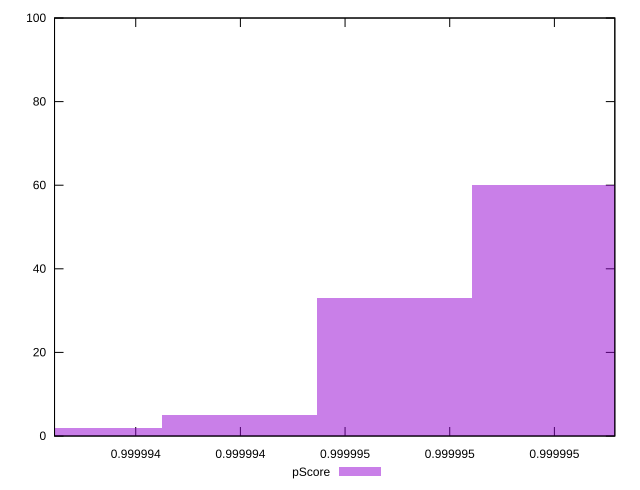

Recreate this plot in gnuplot.
reset

$pScore <<EOF
0.9999941025766987 2
0.9999949905702471 60
0.9999946945723976 33
0.9999943985745482 5
EOF

set key outside below
set boxwidth 2.959978494376448e-7
set xrange [0.9999940448449472:0.9999951154730691]
set yrange [0:100]
set trange [0:100]
set style fill transparent solid 0.5 noborder
set terminal svg size 640, 490 enhanced background rgb 'white'
set output "reprap/first-contentful-paint/samples/empty/pScore/histogram.svg"

plot $pScore title "pScore" with boxes

reset
